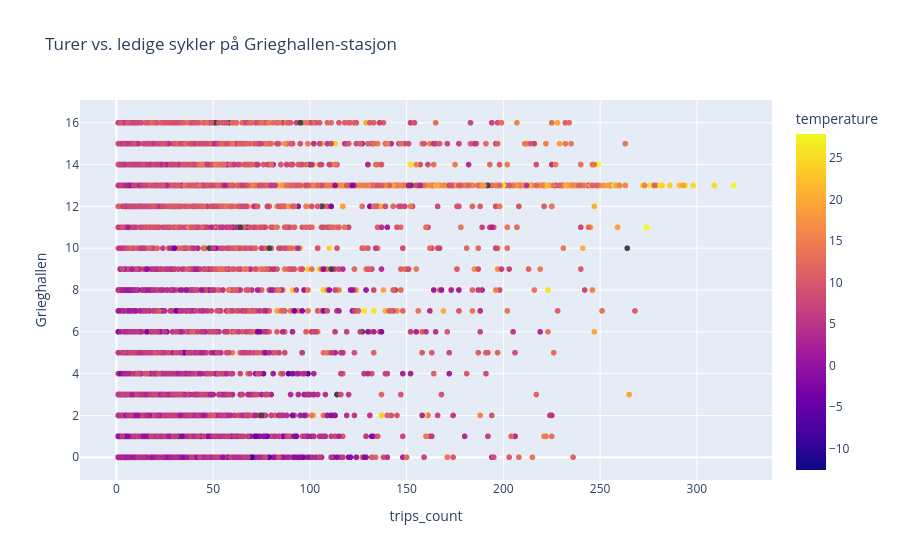

Notebook cell for this chart:
### Code cell
# En enkel scatter: antall turer vs. ledige sykler på Grieghallen-stasjon via scatter
fig = px.scatter(merged_df, "trips_count", "Grieghallen",
                 color="temperature", title="Turer vs. ledige sykler på Grieghallen-stasjon")
fig.update_layout()
fig.show()

### Figure 1 — Plotly figure (JSON) as saved in the notebook; plotly's stock layout.template omitted (floating-point values rounded to 4 significant figures; data arrays with more than 128 entries replaced by an {"elided": "..."} marker saying what was removed)
{"data": [{"hovertemplate": "trips_count=%{x}<br>Grieghallen=%{y}<br>temperature=%{marker.color}<extra></extra>", "legendgroup": "", "marker": {"color": {"elided": "9284 float values"}, "coloraxis": "coloraxis", "symbol": "circle"}, "mode": "markers", "name": "", "showlegend": false, "type": "scattergl", "x": {"elided": "9284 float values"}, "xaxis": "x", "y": {"elided": "9284 float values"}, "yaxis": "y"}], "layout": {"coloraxis": {"colorbar": {"title": {"text": "temperature"}}, "colorscale": [[0, "#0d0887"], [0.1111, "#46039f"], [0.2222, "#7201a8"], [0.3333, "#9c179e"], [0.4444, "#bd3786"], [0.5556, "#d8576b"], [0.6667, "#ed7953"], [0.7778, "#fb9f3a"], [0.8889, "#fdca26"], [1, "#f0f921"]]}, "legend": {"tracegroupgap": 0}, "title": {"text": "Turer vs. ledige sykler på Grieghallen-stasjon"}, "xaxis": {"anchor": "y", "domain": [0, 1], "title": {"text": "trips_count"}}, "yaxis": {"anchor": "x", "domain": [0, 1], "title": {"text": "Grieghallen"}}}}
